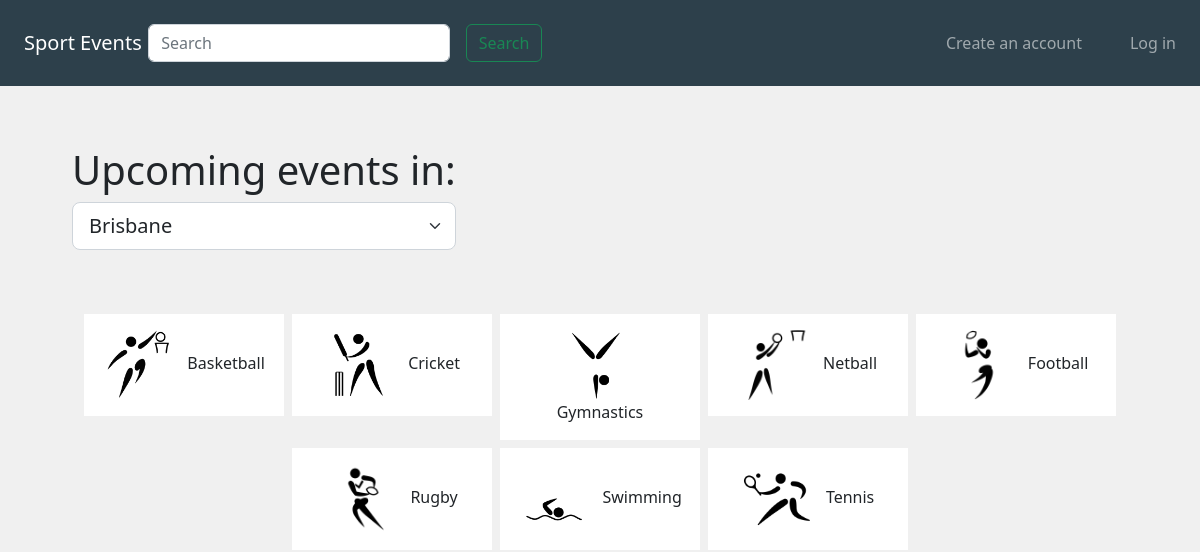
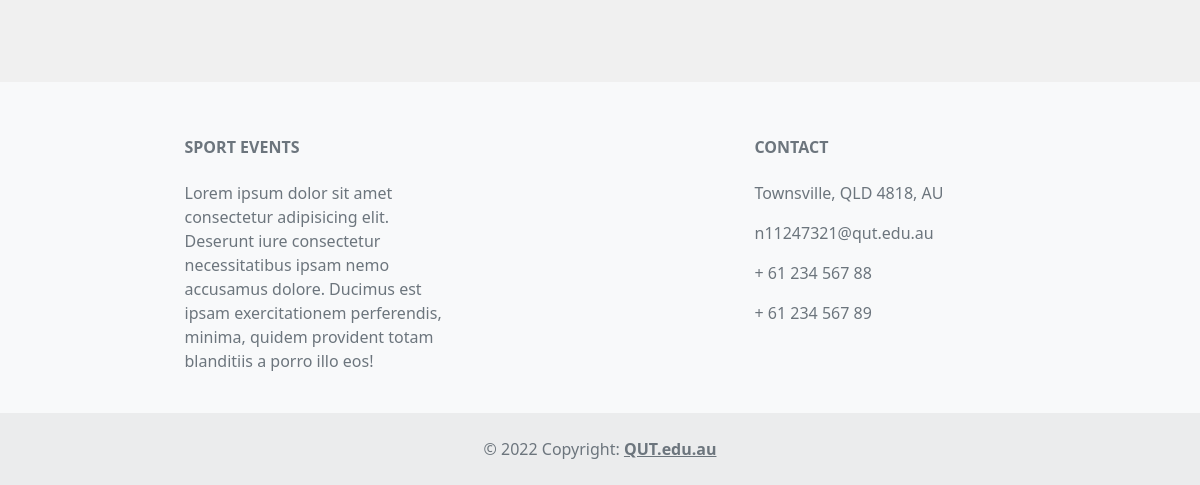
Before: / with the older database file (2 pictures, top to bottom).
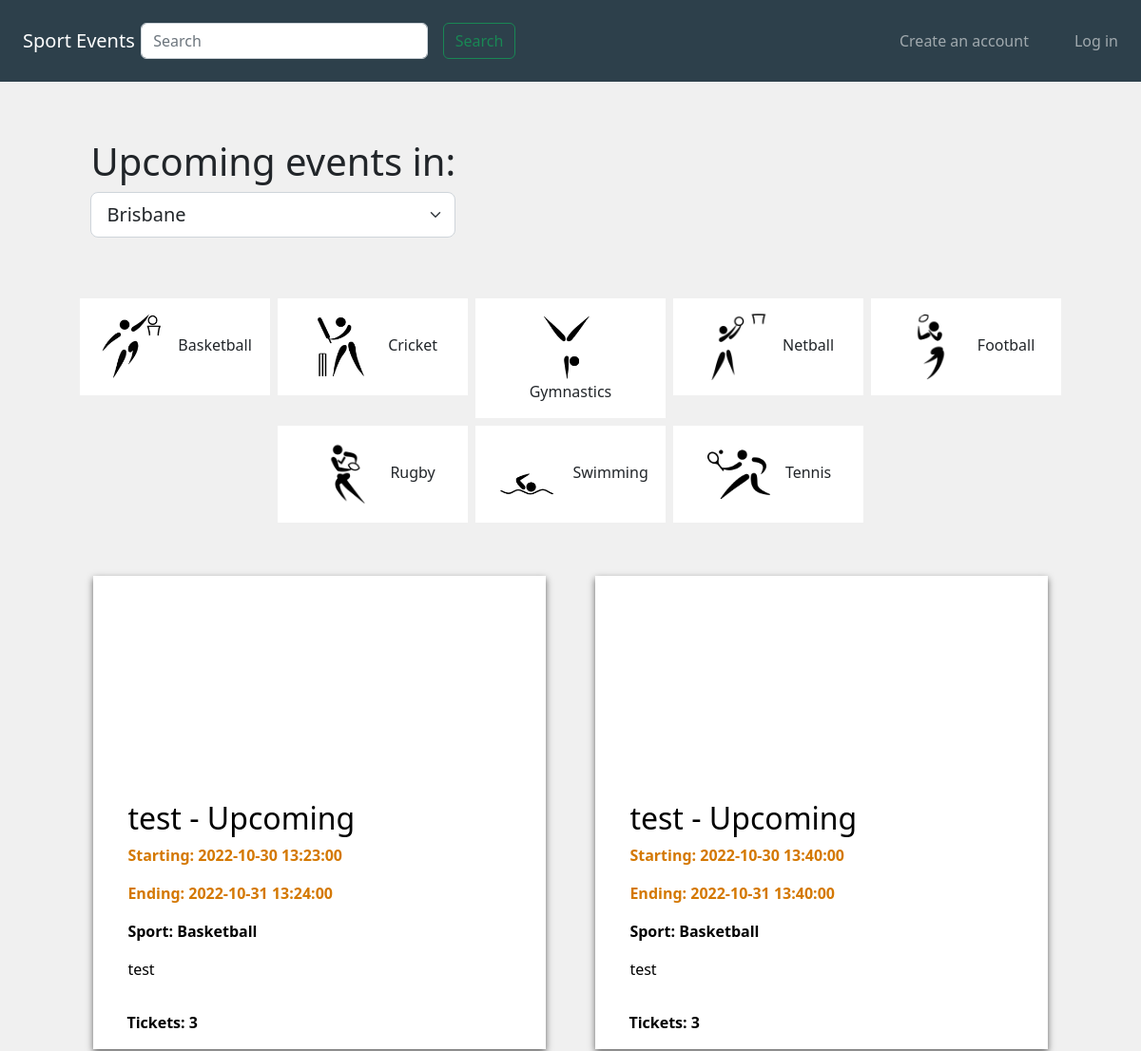
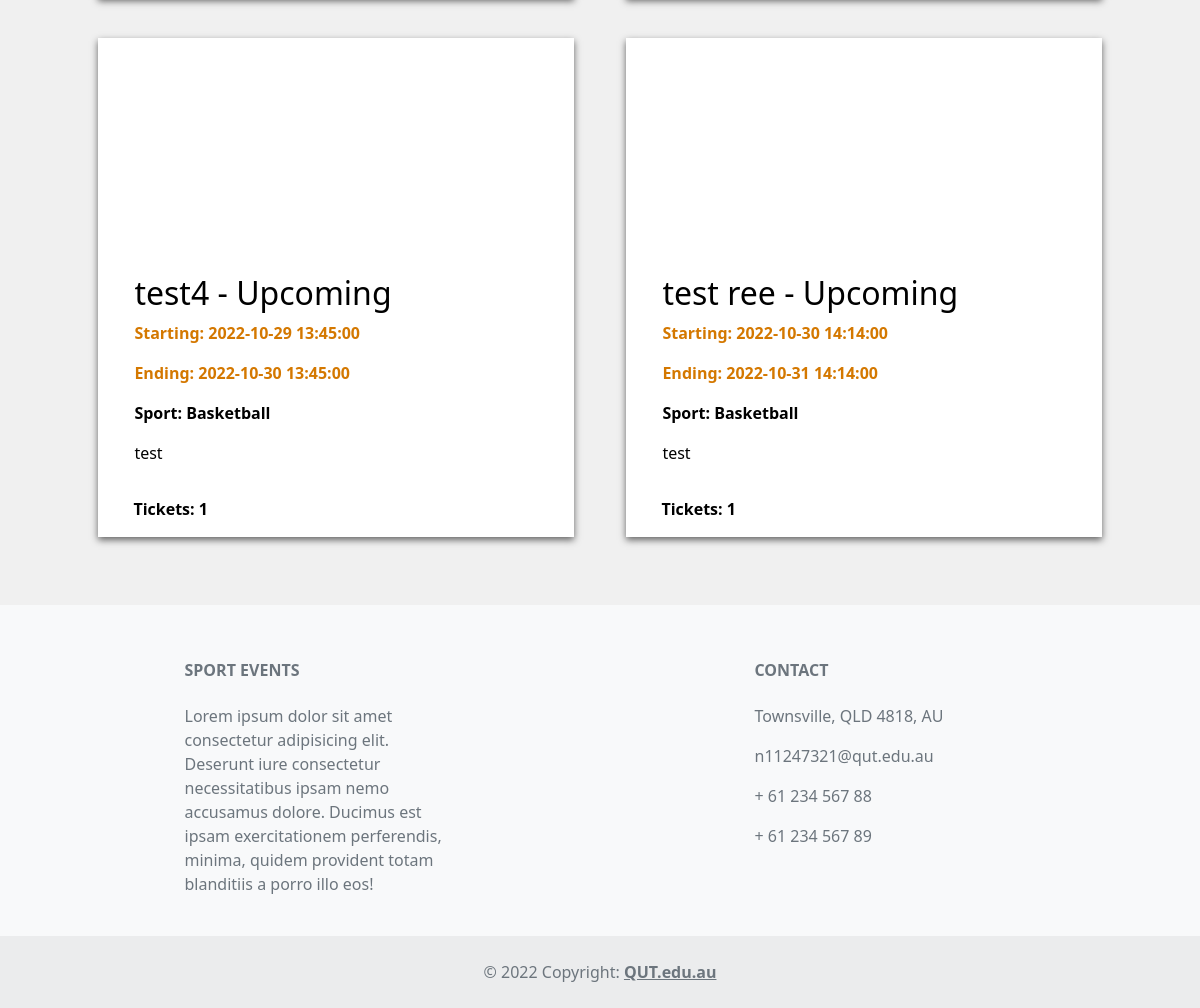
After: the same page with the newer database file (2 pictures, top to bottom).
### website/models.py (models this page shows, shortened)
class Events(db.Model):
    __tablename__ = 'events'
    EventId = db.Column(db.Integer, primary_key=True)
    EventName = db.Column(db.String(80))
    Location = db.Column(db.String(150))
    City = db.Column(db.String(150))
    StartDate = db.Column(db.DateTime)
    EndDate = db.Column(db.DateTime)
    description = db.Column(db.String(500))
    Image = db.Column(db.String(400))
    Status_id = db.Column(db.Integer)
    Catergory_id = db.Column(db.Integer)
    MaxTickets = db.Column(db.Integer)
    TicketPrice = db.Column(db.Numeric(10,2))
    UserId = db.Column(db.Integer)
    reviews = db.relationship('Reviews', backref='event')
    bookings = db.relationship('Bookings', backref='event')
    Catergory_id = db.Column(db.Integer, db.ForeignKey('catergories.CatergoryId'))
    Status_id = db.Column(db.Integer, db.ForeignKey('eventStatus.EventStatusId'))
    UserId = db.Column(db.Integer, db.ForeignKey('users.UserId'))

class EventStatus(db.Model):
    __tablename__ = 'eventStatus'
    EventStatusId = db.Column(db.Integer, primary_key=True)
    Status = db.Column(db.String(80))
    Event = db.relationship('Events', backref='Status')
    def __repr__(self): #print
        return "{}".format(self.Status)

class Catergory(db.Model):
    __tablename__ = 'catergories'
    CatergoryId = db.Column(db.Integer, primary_key=True)
    CatergoryName = db.Column(db.String(100))
    Event = db.relationship('Events', backref='CatergoryName')
    def __repr__(self):
        return "{}".format(self.CatergoryName)

### website/views.py (the view)
@bp.route('/')
def index():
    search = request.args.get("search")
    if search is not None:
        eventName = "%" + request.args["search"] + "%"
        events = Events.query.filter(Events.EventName.like(eventName)).all()
        return render_template("index.html", events = events)
    events = Events.query.all()
    return render_template("index.html", events = events) # currently incorrect

### website/templates/index.html (shortened to what this page needs)
{% extends 'base.html' %}
{% block head %}
    <link href="https://cdn.jsdelivr.net/npm/bootstrap@5.2.0/dist/css/bootstrap.min.css" rel="stylesheet">
    <link rel="stylesheet" href="../static/css/style.css">
    <link rel="stylesheet" href="../static/css/index.css">
{% endblock %}
{% block content %}
    <div class="container-fluid m-auto" id="mainBox">
        <div class="UpcomingEventHeader" id="UpcomingEventHeader">
            <form class="form-inline" style="display: inline-block;">
                <h1>Upcoming events in:</h1>
                <select class="form-select form-select-lg">
                    <option>Brisbane</option>
                </select>
            </form>
        </div>
        <div id="SportCategories">
            <form>
                <div class="d-flex flex-row justify-content-center flex-wrap">
                    <div class="noselect">
                        <label class="p-3 m-1 sportPicto" for="cat1">
                            <img class="pictoImg" src="../static/img/pictoImg/basketball.png">
                            Basketball
                        </label>
                    </div>
                    <div class="noselect">
                        <label class="p-3 m-1 sportPicto" for="cat2">
                            <img class="pictoImg" src="../static/img/pictoImg/cricket.png">
                            Cricket
                        </label>
                    </div>
                    <div class="noselect">
                        <label class="p-3 m-1 sportPicto" for="cat3">
                            <img class="pictoImg" src="../static/img/pictoImg/gymnastics.png">
                            Gymnastics
                        </label>
                    </div>
                    <div class="noselect">
                        <label class="p-3 m-1 sportPicto" for="cat4">
                            <img class="pictoImg" src="../static/img/pictoImg/netball.png">
                            Netball
                        </label>
                    </div>
                    <div class="noselect">
                        <label class="p-3 m-1 sportPicto" for="cat5">
                            <img class="pictoImg" src="../static/img/pictoImg/nfl.png">
                            Football
                        </label>
                    </div>
                    <div class="noselect">
                        <label class="p-3 m-1 sportPicto" for="cat6">
                            <img class="pictoImg" src="../static/img/pictoImg/nrl.png">
                            Rugby
                        </label>
                    </div>
                    <div class="noselect">
                        <label class="p-3 m-1 sportPicto" for="cat7">
                            <img class="pictoImg" src="../static/img/pictoImg/swimming.png">
                            Swimming
                        </label>
                    </div>
                    <div class="noselect">
                        <label class="p-3 m-1 sportPicto" for="cat8">
                            <img class="pictoImg" src="../static/img/pictoImg/tennis.png">
                            Tennis
                        </label>
                    </div>
                </div>
            </form>
        </div>
        <div class="p-3"></div>
        <div class="d-flex flex-wrap justify-content-around">
            {% for event in events %}
                <section id="firstEventItem">
                    <a href="{{url_for('event.show', id=event.EventId)}}" class="EventLink">
                        <div class="eventImgContainer">
                        </div>
                        <div class="eventItem p-3">
                            <h2>{{event.EventName}} - {{event.Status}}</h2>
                            <p class="eventDateTime">Starting: {{event.StartDate}}</p>
                            <p class="eventDateTime">Ending: {{event.EndDate}}</p>
                            <p style="font-weight: bold;">Sport: {{event.CatergoryName}}</p>
                            <div class="eventDescription">
                                <p>{{event.description}}</p>
                            </div>
                        </div>
                        <p class="eventTickets">Tickets: {{event.MaxTickets}}</p>
                    </a>
                </section>
            {% endfor %}
        </div>
    </div>
{% endblock %}

### website/templates/base.html (shortened to what this page needs)
<!DOCTYPE html>
<html lang="en">
    <head>
        {% block head %}
        {% endblock %}
    </head>
    <body>
        <nav class="navbar navbar-expand-xl navbar-dark text-light p-2 navBgColor justify-content-start p-3">
            <div>
                <a class="navbar-brand m-2" href="{{ url_for('main.index') }}">Sport Events</a>
            </div>
            <div class="collapse navbar-collapse justify-content-between navItems" id="navCollapse">
                <form class="form-inline navInput" style="margin-left: -9.5px;" action="{{ url_for('main.index') }}">
                    <div class="d-flex">
                        <input class="form-control m-2" type="text" placeholder="Search" name="search">
                        <button class="btn btn-outline-success m-2" type="submit">Search</button>
                    </div>
                </form>
                {% block navlinks %}
                    {% if current_user.is_authenticated %}
                        <ul class="navbar-nav mr-auto" style="margin-left: -32px;">
                            <ul class="nav-item">
                                <a class="nav-link" href="{{ url_for('event.update') }}">My Events</a>
                            </ul>
                            <ul class="nav-item">
                                <a class="nav-link" href="{{ url_for('event.create') }}">Create an event</a>
                            </ul>
                            <ul class="nav-item">
                                <a class="nav-link" href="{{ url_for('main.userBookingHistory') }}">Booking history</a>
                            </ul>
                            <ul class="nav-item">
                                <a class="nav-link disabled text-muted" href="#">Welcome, {{current_user.FirstName}}</a>
                            </ul>
                            <ul class="nav-item">
                                <a class="nav-link" href="{{ url_for('auth.logout') }}">Log Out</a>
                            </ul>
                        </ul>
                    {% else %}
                        <ul class="navbar-nav mr-auto" style="margin-left: -32px;">
                            <ul class="nav-item">
                                <a class="nav-link" href="{{ url_for('auth.register') }}">Create an account</a>
                            </ul>
                            <ul class="nav-item">
                                <a class="nav-link" href="{{ url_for('auth.login') }}">Log in</a>
                            </ul>
                        </ul>
                    {% endif %}
                {% endblock %}
            </div>
        </nav>
        <main>
            {% block content %}
            {% endblock %}
        </main>
        <div class="p-4"></div>
        <footer class="text-center text-lg-start bg-light text-muted">
            <div class="p-1"></div>
            <div class="container text-center text-md-start mt-5">
                <div class="row mt-3">
                    <div class="col-md-3 col-lg-4 col-xl-3 mx-auto mb-4">
                        <h6 class="text-uppercase fw-bold mb-4">Sport Events</h6>
                        <p>
                        Lorem ipsum dolor sit amet consectetur adipisicing elit. Deserunt iure consectetur necessitatibus ipsam nemo accusamus dolore. Ducimus est ipsam exercitationem perferendis, minima, quidem provident totam blanditiis a porro illo eos!
                        </p>
                    </div>
                    <div class="col-md-4 col-lg-3 col-xl-3 mx-auto mb-md-0 mb-4">
                        <h6 class="text-uppercase fw-bold mb-4">Contact</h6>
                        <p>Townsville, QLD 4818, AU</p>
                        <p>n11247321@qut.edu.au</p>
                        <p>+ 61 234 567 88</p>
                        <p>+ 61 234 567 89</p>
                    </div>
                </div>
            </div>
            <div class="text-center p-4" style="background-color: rgba(0, 0, 0, 0.05);">
                © 2022 Copyright:
                <a class="text-reset fw-bold" href="https://qut.edu.au">QUT.edu.au</a>
            </div>
        </footer>
    </body>
</html>

### website/static/css/style.css (style rules this page uses)
body { background-color: #F0F0F0; }
.navBgColor { background-color: #2d404b; }
@media only screen and (min-width: 991px) { .navInput { width: 410px; } }
@media only screen and (min-width: 991px) { .navItems { margin-left: 0px; } }

### website/static/css/index.css (style rules this page uses)
section { background-color: #FFFFFF; box-shadow: 0px 3px 7px #636363; overflow: hidden; width: 450px; margin: 20px 15px; position: relative; }
.EventLink { text-decoration: none; color: black; }
.EventLink:link, .EventLink:hover, .EventLink:active { text-decoration: none; color: black; }
.eventImgContainer { height: 200px; overflow: hidden; }
#UpcomingEventHeader { margin: 60px 0; }
.eventItem { margin: 20px; }
.eventDescription { overflow: hidden; text-overflow: ellipsis; display: -webkit-box; -webkit-line-clamp: 6; line-clamp: 6; -webkit-box-orient: vertical; margin-bottom: 20px; }
.eventDateTime { color: #D47800; font-weight: bold; }
.eventTickets { font-weight: bold; position: absolute; bottom: 0; margin-left: 35px; }
.sportPicto { width: 200px; background-color: white; text-align: center; }
.pictoImg { width: 70px; margin-right: 10px; }
.noselect { -webkit-touch-callout: none; -webkit-user-select: none; -khtml-user-select: none; -moz-user-select: none; -ms-user-select: none; user-select: none; }
#mainBox { width: 90%; }
@media only screen and (max-width: 1643px) { section { width: 45%; margin: 20px 0; } }

Changed rows visible on the page:
added Events: EventName "test", Status "Upcoming", StartDate "2022-10-30 13:23:00", EndDate "2022-10-31 13:24:00", CatergoryName "Basketball", description "test", MaxTickets "3"
added Events: EventName "test", Status "Upcoming", StartDate "2022-10-30 13:40:00", EndDate "2022-10-31 13:40:00", CatergoryName "Basketball", description "test", MaxTickets "3"
added Events: EventName "test4", Status "Upcoming", StartDate "2022-10-29 13:45:00", EndDate "2022-10-30 13:45:00", CatergoryName "Basketball", description "test", MaxTickets "1"
added Events: EventName "test ree", Status "Upcoming", StartDate "2022-10-30 14:14:00", EndDate "2022-10-31 14:14:00", CatergoryName "Basketball", description "test", MaxTickets "1"
